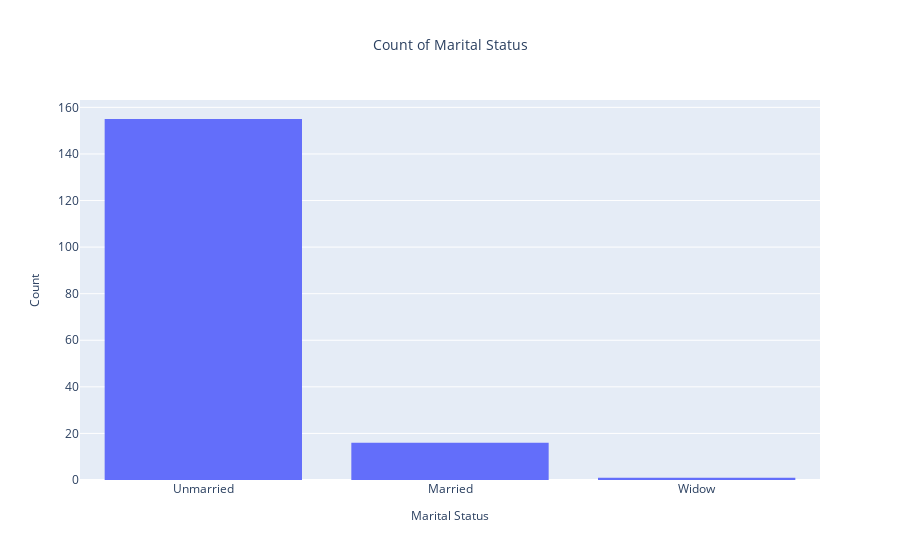

The notebook cell this image was saved under:
### Code cell
import plotly.express as px
fig = px.histogram(df, x='Marital_Status', color_discrete_sequence=['#636EFA'], title='Count of Marital Status')
fig.update_layout(
    title={'text': 'Count of Marital Status', 'x': 0.5, 'xanchor': 'center', 'font': {'size': 14}},
    xaxis_title={'text': 'Marital Status', 'font': {'size': 12}},
    yaxis_title={'text': 'Count', 'font': {'size': 12}})

fig.show()

### Figure 1 — Plotly figure (JSON) as saved in the notebook; plotly's stock layout.template omitted (floating-point values rounded to 4 significant figures; data arrays with more than 128 entries replaced by an {"elided": "..."} marker saying what was removed)
{"data": [{"alignmentgroup": "True", "bingroup": "x", "hovertemplate": "Marital_Status=%{x}<br>count=%{y}<extra></extra>", "legendgroup": "", "marker": {"color": "#636EFA", "pattern": {"shape": ""}}, "name": "", "offsetgroup": "", "orientation": "v", "showlegend": false, "x": {"elided": "172 str values"}, "xaxis": "x", "yaxis": "y", "type": "histogram"}], "layout": {"xaxis": {"anchor": "y", "domain": [0.0, 1.0], "title": {"text": "Marital Status", "font": {"size": 12}}}, "yaxis": {"anchor": "x", "domain": [0.0, 1.0], "title": {"text": "Count", "font": {"size": 12}}}, "legend": {"tracegroupgap": 0}, "title": {"text": "Count of Marital Status", "font": {"size": 14}, "x": 0.5, "xanchor": "center"}, "barmode": "relative"}}
